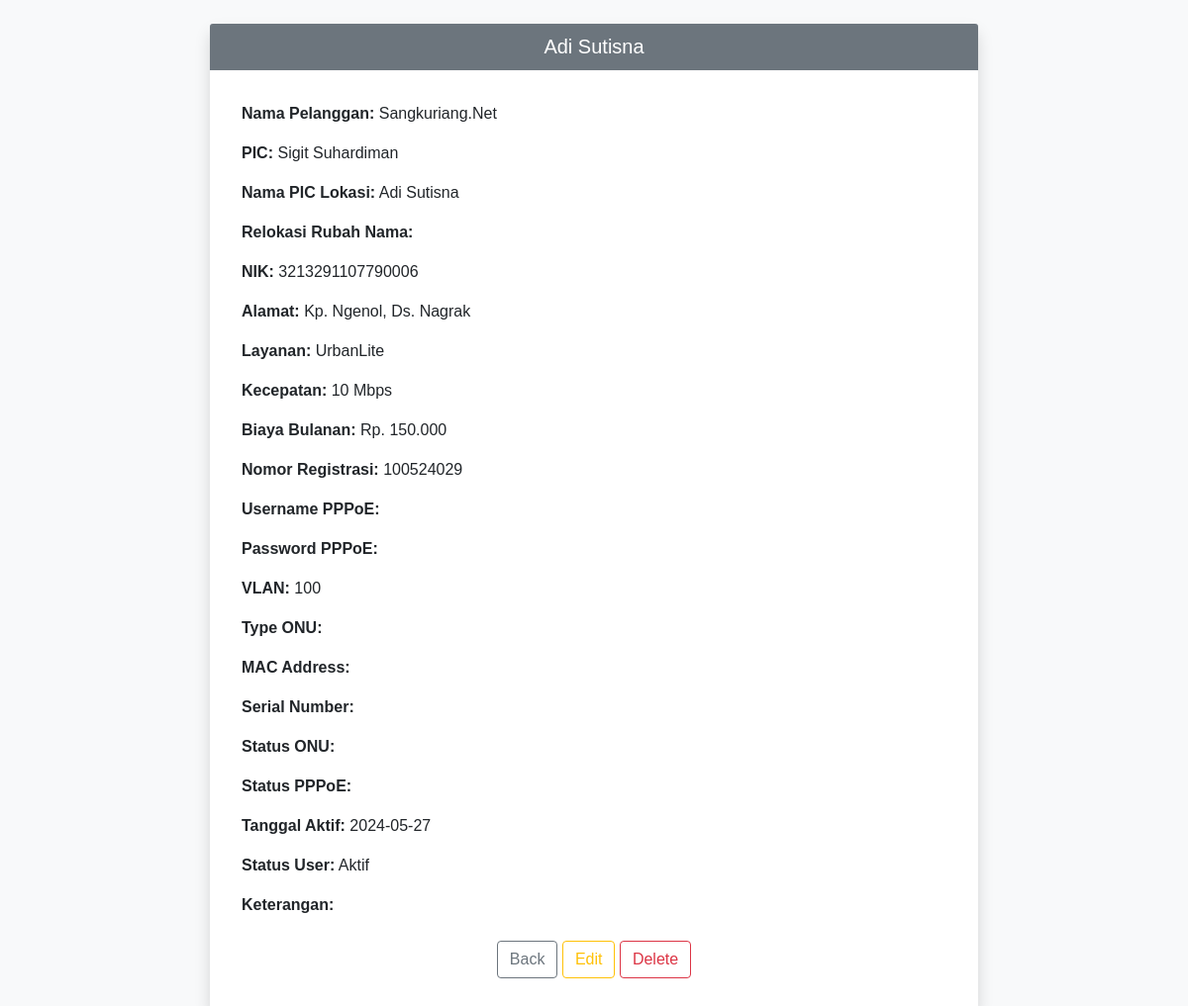
The app's page /Customer/src/views/customer/show.php?id=240 with its own data.
### tables this page shows
CREATE TABLE `data_cust` (
  `id` int(11) NOT NULL,
  `nama_pelanggan` varchar(255) NOT NULL,
  `pic` varchar(255) NOT NULL,
  `nama_pic_lokasi` varchar(255) NOT NULL,
  `relokasi_rubah_nama` varchar(255) NOT NULL,
  `nik` varchar(255) NOT NULL,
  `alamat` varchar(255) NOT NULL,
  `rt_rw` varchar(255) NOT NULL,
  `layanan` varchar(255) NOT NULL,
  `kecepatan` varchar(255) NOT NULL,
  `biaya_bulanan` varchar(255) NOT NULL,
  `nomor_registrasi` int(11) NOT NULL,
  `username_pppoe` varchar(255) NOT NULL,
  `password_pppoe` varchar(255) NOT NULL,
  `vlan` int(11) NOT NULL,
  `type_onu` varchar(255) NOT NULL,
  `mac_address` varchar(255) NOT NULL,
  `serial_number` varchar(255) NOT NULL,
  `status_onu` varchar(255) NOT NULL,
  `status_pppoe` varchar(255) NOT NULL,
  `tanggal_aktif` varchar(255) NOT NULL,
  `status_user` varchar(255) NOT NULL,
  `keterangan` varchar(255) NOT NULL,
  `tanggal_simpan` timestamp NOT NULL DEFAULT current_timestamp() ON UPDATE current_timestamp()
);

### Customer/src/controllers/Controller.php (called while the page is built, shortened)
<?php
class Controller
{
    protected function view($view, $data = [])
    {
        $viewPath = '../../views/' . $view . '.php';
    }
    protected function model($model)
    {
        $modelPath = '../../models/' . $model . '.php';
        if (file_exists($modelPath)) {
            if (class_exists($model)) {
                return new $model();
            } else {
                die("Model class not found in file: $modelPath");
            }
        } else {
            die("Model file not found: $modelPath");
        }
    }
}

### Customer/src/models/Model.php (called while the page is built, shortened)
<?php
include_once '../../utils/database.php';
class Model
{
    public function __construct()
    {
        $database = new Database();
        $this->conn = $database->getConnection();
    }
}

### Customer/src/utils/database.php (called while the page is built, shortened)
<?php
class Database
{
    private $host = "localhost";
    private $username = "root";
    private $password = "";
    private $database = "customer";
    public function getConnection()
    {
        $this->conn = null;
        try {
            $this->conn = new PDO("mysql:host=" . $this->host . ";dbname=" . $this->database, $this->username, $this->password);
            $this->conn->setAttribute(PDO::ATTR_ERRMODE, PDO::ERRMODE_EXCEPTION);
        } catch (PDOException $e) {
            echo "Connection failed: " . $e->getMessage();
        }
        return $this->conn;
    }
}

### Customer/src/controllers/CustomerController.php (called while the page is built, shortened)
<?php
include_once 'Controller.php';
class CustomerController extends Controller
{
    public function show($id)
    {
        $customerModel = $this->model('CustomerModel');
        $customer = $customerModel->readCustomerById($id);
        if ($customer) {
            return $customer;
        } else {
            die("Customer not found");
        }
    }
}

### Customer/src/models/CustomerModel.php (called while the page is built, shortened)
<?php
include_once 'Model.php';
class CustomerModel extends Model
{
    public function readCustomerById($id)
    {
        $query = "SELECT * FROM " . $this->table_name . " WHERE id = :id";
        $stmt = $this->conn->prepare($query);
        $stmt->bindParam(':id', $id);
        $stmt->execute();
        return $stmt->fetch(PDO::FETCH_ASSOC);
    }
}

### Customer/src/views/customer/show.php (the view, shortened to what this page needs)
<?php
include_once '../../controllers/CustomerController.php';
require_once '../../models/CustomerModel.php';
$controller = new CustomerController();
$customer = $controller->show($_GET['id']);
?>
<!DOCTYPE html>
<html lang="en">
<head>
    <link href="https://cdn.jsdelivr.net/npm/bootstrap@5.0.2/dist/css/bootstrap.min.css" rel="stylesheet">
</head>
<body>
    <div class="container mt-4 mb-4">
        <div class="card mx-auto">
            <div class="card-header text-center">
                <?php echo $customer['nama_pic_lokasi']; ?>
            </div>
            <div class="card-body">
                <div class="row">
                    <div class="col-md-12">
                        <p class="card-text"><strong>Nama Pelanggan:</strong> <?php echo $customer['nama_pelanggan']; ?></p>
                        <p class="card-text"><strong>PIC:</strong> <?php echo $customer['pic']; ?></p>
                        <p class="card-text"><strong>Nama PIC Lokasi:</strong> <?php echo $customer['nama_pic_lokasi']; ?></p>
                        <p class="card-text"><strong>Relokasi Rubah Nama:</strong> <?php echo $customer['relokasi_rubah_nama']; ?></p>
                        <p class="card-text"><strong>NIK:</strong> <?php echo $customer['nik']; ?></p>
                        <p class="card-text"><strong>Alamat:</strong> <?php echo $customer['alamat']; ?></p>
                        <p class="card-text"><strong>Layanan:</strong> <?php echo $customer['layanan']; ?></p>
                        <p class="card-text"><strong>Kecepatan:</strong> <?php echo $customer['kecepatan']; ?></p>
                        <p class="card-text"><strong>Biaya Bulanan:</strong> Rp. <?php echo number_format((float) $customer['biaya_bulanan'], 0, ',', '.'); ?></p>
                        <p class="card-text"><strong>Nomor Registrasi:</strong> <?php echo $customer['nomor_registrasi']; ?></p>
                        <p class="card-text"><strong>Username PPPoE:</strong> <?php echo $customer['username_pppoe']; ?></p>
                        <p class="card-text"><strong>Password PPPoE:</strong> <?php echo $customer['password_pppoe']; ?></p>
                        <p class="card-text"><strong>VLAN:</strong> <?php echo $customer['vlan']; ?></p>
                        <p class="card-text"><strong>Type ONU:</strong> <?php echo $customer['type_onu']; ?></p>
                        <p class="card-text"><strong>MAC Address:</strong> <?php echo $customer['mac_address']; ?></p>
                        <p class="card-text"><strong>Serial Number:</strong> <?php echo $customer['serial_number']; ?></p>
                        <p class="card-text"><strong>Status ONU:</strong> <?php echo $customer['status_onu']; ?></p>
                        <p class="card-text"><strong>Status PPPoE:</strong> <?php echo $customer['status_pppoe']; ?></p>
                        <p class="card-text"><strong>Tanggal Aktif:</strong> <?php echo $customer['tanggal_aktif']; ?></p>
                        <p class="card-text"><strong>Status User:</strong> <?php echo $customer['status_user']; ?></p>
                        <p class="card-text"><strong>Keterangan:</strong> <?php echo $customer['keterangan']; ?></p>
                    </div>
                </div>
                <div class="text-center mt-4">
                    <a href="./index.php" class="btn btn-outline-secondary">Back</a>
                    <a href="edit.php?id=<?php echo $customer['id']; ?>" class="btn btn-outline-warning">Edit</a>
                    <a href="delete.php?id=<?php echo $customer['id']; ?>" class="btn btn-outline-danger">Delete</a>
                </div>
            </div>
        </div>
    </div>
</body>
</html>

### Customer/src/views/customer/show.php (style rules this page uses)
body { background-color: #f8f9fa; font-family: "Arial", sans-serif; }
.container { max-width: 800px; margin: auto; }
.card { border: none; box-shadow: 0 0.5rem 1rem rgba(0, 0, 0, 0.15); border-radius: 0.5rem; }
.card-header { background-color: #6c757d; color: #fff; font-size: 1.25rem; border-bottom: 1px solid #6c757d; border-radius: 0.5rem 0.5rem 0 0; }
.card-body { background-color: #ffffff; padding: 2rem; }
.btn-outline-secondary { border-radius: 0.25rem; }
.btn-outline-warning { border-radius: 0.25rem; }
.btn-outline-danger { border-radius: 0.25rem; }
.card-text { margin-bottom: 1rem; }

### records on screen
data_cust: nama_pic_lokasi "Adi Sutisna", nama_pelanggan "Sangkuriang.Net", pic "Sigit Suhardiman", nik "3213291107790006", alamat "Kp. Ngenol, Ds. Nagrak", layanan "UrbanLite", kecepatan "10 Mbps", biaya_bulanan "150.000", nomor_registrasi "100524029", vlan "100", tanggal_aktif "2024-05-27", status_user "Aktif"
